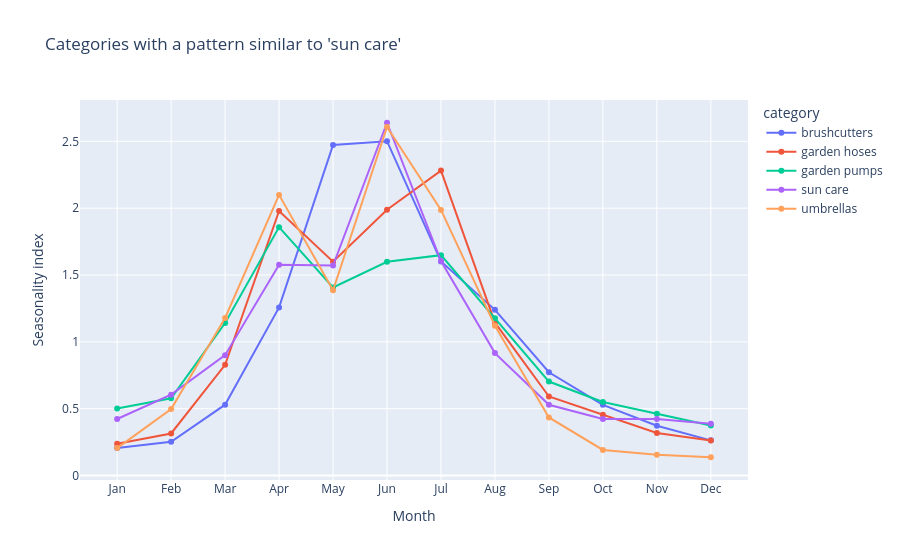

Notebook code for this chart:
### Markdown cell above
#### 2.6 Similar categories (Q4)
Shows one category together with the categories whose pattern is most similar.

### Code cell
# Change the category name to explore others
base = "sun care"
group = [base] + most_similar(base, n=4).index.tolist()

fig = px.line(monthly_long[monthly_long["category"].isin(group)],
              x="month_name", y="index", color="category", markers=True,
              title=f"Categories with a pattern similar to '{base}'",
              labels={"month_name": "Month", "index": "Seasonality index"})
fig.show()

### Figure 1 — Plotly figure (JSON) as saved in the notebook; plotly's stock layout.template omitted (floating-point values rounded to 4 significant figures)
{"data": [{"hovertemplate": "category=brushcutters<br>Month=%{x}<br>Seasonality index=%{y}<extra></extra>", "legendgroup": "brushcutters", "line": {"color": "#636efa", "dash": "solid"}, "marker": {"symbol": "circle"}, "mode": "lines+markers", "name": "brushcutters", "orientation": "v", "showlegend": true, "type": "scatter", "x": ["Jan", "Feb", "Mar", "Apr", "May", "Jun", "Jul", "Aug", "Sep", "Oct", "Nov", "Dec"], "xaxis": "x", "y": [0.2065, 0.2528, 0.5301, 1.258, 2.473, 2.501, 1.602, 1.24, 0.7727, 0.5287, 0.3728, 0.2633], "yaxis": "y"}, {"hovertemplate": "category=garden hoses<br>Month=%{x}<br>Seasonality index=%{y}<extra></extra>", "legendgroup": "garden hoses", "line": {"color": "#EF553B", "dash": "solid"}, "marker": {"symbol": "circle"}, "mode": "lines+markers", "name": "garden hoses", "orientation": "v", "showlegend": true, "type": "scatter", "x": ["Jan", "Feb", "Mar", "Apr", "May", "Jun", "Jul", "Aug", "Sep", "Oct", "Nov", "Dec"], "xaxis": "x", "y": [0.2377, 0.3147, 0.8285, 1.98, 1.6, 1.988, 2.281, 1.144, 0.5914, 0.455, 0.3187, 0.2624], "yaxis": "y"}, {"hovertemplate": "category=garden pumps<br>Month=%{x}<br>Seasonality index=%{y}<extra></extra>", "legendgroup": "garden pumps", "line": {"color": "#00cc96", "dash": "solid"}, "marker": {"symbol": "circle"}, "mode": "lines+markers", "name": "garden pumps", "orientation": "v", "showlegend": true, "type": "scatter", "x": ["Jan", "Feb", "Mar", "Apr", "May", "Jun", "Jul", "Aug", "Sep", "Oct", "Nov", "Dec"], "xaxis": "x", "y": [0.501, 0.5784, 1.141, 1.858, 1.407, 1.599, 1.649, 1.176, 0.7032, 0.5499, 0.4624, 0.3749], "yaxis": "y"}, {"hovertemplate": "category=sun care<br>Month=%{x}<br>Seasonality index=%{y}<extra></extra>", "legendgroup": "sun care", "line": {"color": "#ab63fa", "dash": "solid"}, "marker": {"symbol": "circle"}, "mode": "lines+markers", "name": "sun care", "orientation": "v", "showlegend": true, "type": "scatter", "x": ["Jan", "Feb", "Mar", "Apr", "May", "Jun", "Jul", "Aug", "Sep", "Oct", "Nov", "Dec"], "xaxis": "x", "y": [0.4232, 0.6051, 0.9005, 1.578, 1.571, 2.639, 1.604, 0.9158, 0.5293, 0.4234, 0.4235, 0.3875], "yaxis": "y"}, {"hovertemplate": "category=umbrellas<br>Month=%{x}<br>Seasonality index=%{y}<extra></extra>", "legendgroup": "umbrellas", "line": {"color": "#FFA15A", "dash": "solid"}, "marker": {"symbol": "circle"}, "mode": "lines+markers", "name": "umbrellas", "orientation": "v", "showlegend": true, "type": "scatter", "x": ["Jan", "Feb", "Mar", "Apr", "May", "Jun", "Jul", "Aug", "Sep", "Oct", "Nov", "Dec"], "xaxis": "x", "y": [0.2053, 0.4976, 1.179, 2.1, 1.386, 2.607, 1.987, 1.12, 0.4344, 0.1918, 0.1552, 0.1369], "yaxis": "y"}], "layout": {"legend": {"title": {"text": "category"}, "tracegroupgap": 0}, "title": {"text": "Categories with a pattern similar to 'sun care'"}, "xaxis": {"anchor": "y", "domain": [0, 1], "title": {"text": "Month"}}, "yaxis": {"anchor": "x", "domain": [0, 1], "title": {"text": "Seasonality index"}}}}
